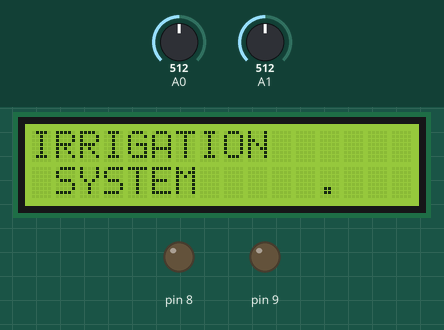
This sketch was run on a simulated Arduino Uno, built with avr-gcc and run on an emulated ATmega328P. On the bench: 16×2 character LCD, output pins drawn as LEDs (lit = HIGH). The inputs (shaded band) are chosen by the test bench; at power-on: A0 = 512, A1 = 512.

Above: at 1.1 s.
At 7.1 s:
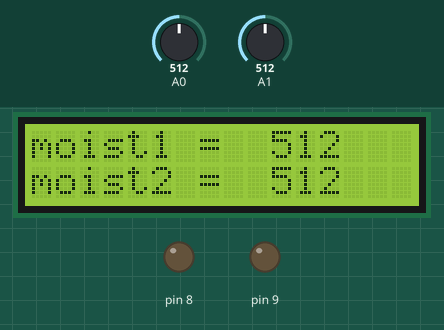
At 12.1 s:
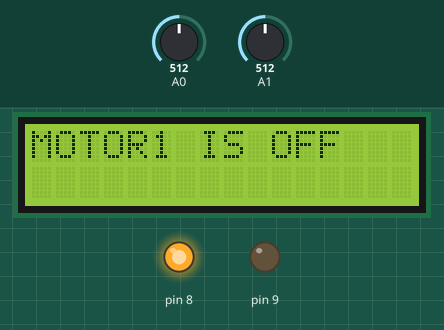
At 32.1 s:
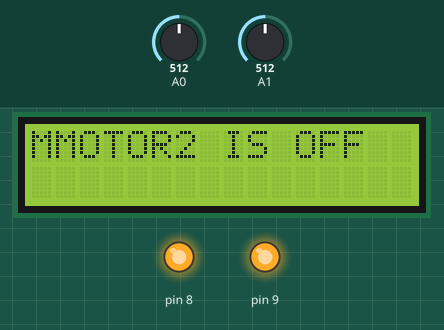
Timing chart, 0 to 33.6 s (numbered marks = the images above):
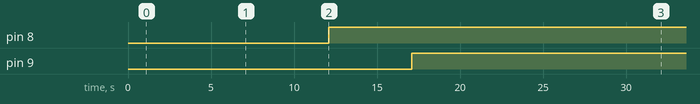

The sketch:

PLANT_IRRI.ino
```cpp
// ----------------------Smart Irrigation system using Arduino with 2 soil moisture sensor--------------------------


#include <LiquidCrystal.h>     // importing libraries

const int rs = 7, en = 6, d4 = 5, d5 = 4, d6 = 3, d7 = 2;  // defining pins for lcd display
LiquidCrystal lcd(rs, en, d4, d5, d6, d7);                 // defining instance


#define soil_sensor_1 A0             //defining pins for soil moisture sensor
#define soil_sensor_2 A1

#define water_pump 8                 // defining pin for relay/water pump
#define water_pump 9

int soil1 = 0;
int soil2 = 0;
//  intializing setup
void setup() {

  // setting baud rate for communication
  Serial.begin(9600);
  // initializing lcd
  lcd.begin(16, 2);

  // setting up pins

  pinMode(A0, INPUT);
  pinMode(A1, INPUT);
  pinMode(9, OUTPUT);
  pinMode(8, OUTPUT);
  //  lcd.backlight();
  lcd.clear();

  delay(1000);
  lcd.setCursor(0, 0);
  lcd.print("IRRIGATION");
  lcd.setCursor(1, 1);
  lcd.print("SYSTEM ");
  for (int a = 12; a <= 15; a++) {
    lcd.setCursor(a, 1);
    lcd.print(".");
    delay(1500);
  }}
void loop() {
    // readin sensor input
lcd.clear();
    soil1 = analogRead(A0);
    soil2 = analogRead(A1);


    lcd.setCursor(0, 0);
    lcd.print("moist1 =");
    lcd.setCursor(10, 0);
    lcd.print(soil1);
    lcd.setCursor(0, 1);
    lcd.print("moist2 =");
    lcd.setCursor(10, 1);
    lcd.print(soil2);

    delay(5000);
    lcd.clear();

// pumping starting and ending limits

  if (soil1>800) {
    digitalWrite(8, LOW);
    lcd.setCursor(0, 0);
    lcd.print("MOTOR1 IS ON ");
 delay(5000); }
 else {
    digitalWrite(8,HIGH);
    lcd.setCursor(0, 0);
    lcd.print("MOTOR1 IS OFF ");
  delay(5000);}


if (soil2>800) {
    digitalWrite(9, LOW);
    lcd.setCursor(1, 0);
    lcd.print("MOTOR2 IS ON ");
 delay(5000); } else  {
    digitalWrite(9, HIGH);
    lcd.setCursor(1, 0);
    lcd.print("MOTOR2 IS OFF");
  delay(5000);}
 }
```

Measured:
- by itself, pin 8: LOW → HIGH at 12.1 s
- by itself, pin 9: LOW → HIGH at 17.1 s
- what the display in image 1 shows lasts 5.0 s, from 7.1 s to 12.1 s
